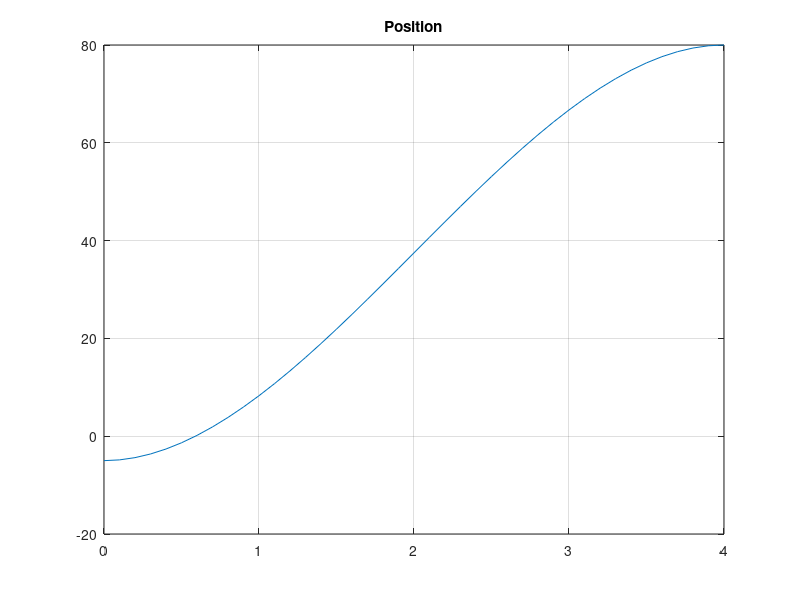
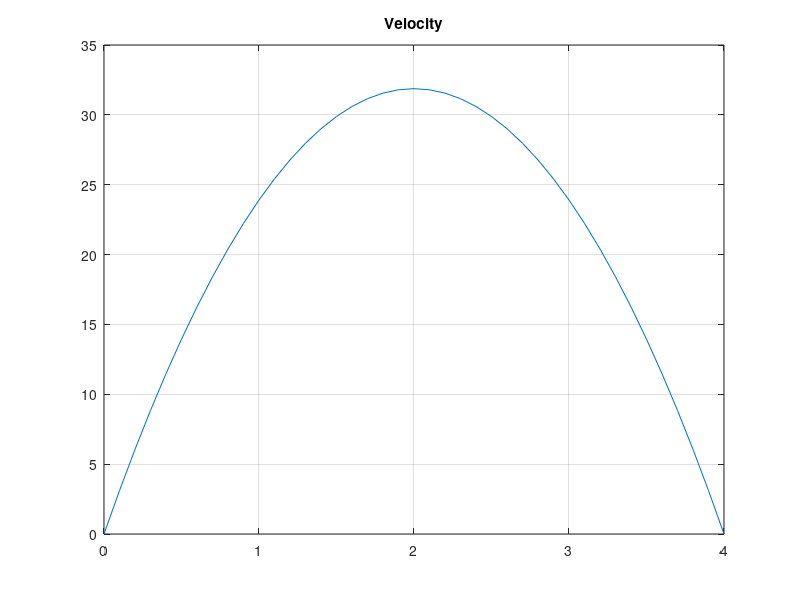
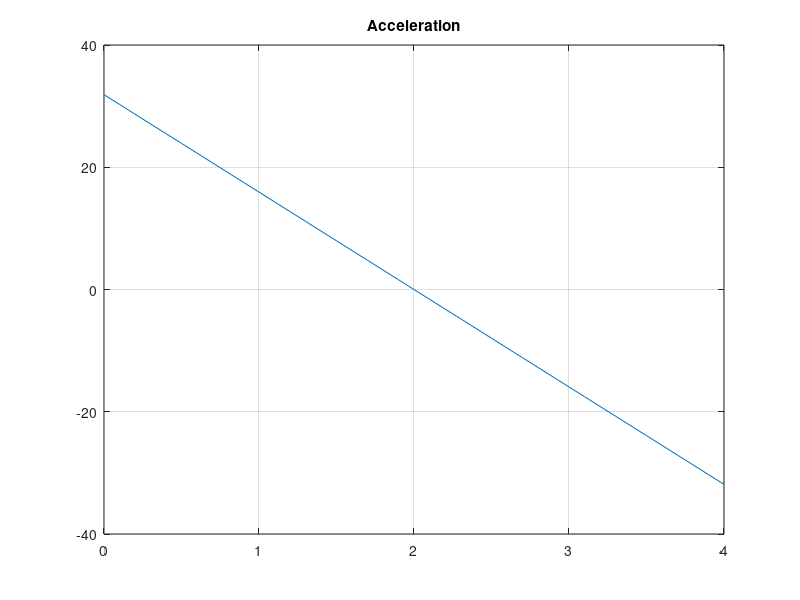

MATLAB code to generate these figures, in order:
%CPS trajectory of a single-link robot with a rotary joint

theta_0 = -5; % starting joint angle
theta_f= 80; % final joint angle
t_f = 4; % final time

a_0 = theta_0; %a0 coefficient
a_1 = 0; %a1 coefficient
a_2 = (3*(theta_f - theta_0) - t_f*(2*0+0))/t_f^2; %a2 coefficient
a_3 = (2*(theta_0 - theta_f) + t_f*(0+0))/t_f^3; %a3 coefficient

t = 0:0.1:t_f;

theta = a_0 + a_1*t + a_2*t.^2 + a_3*t.^3; %poosition function
dtheta = a_1 + 2*a_2*t + 3*a_3*t.^2; %velocity function
ddtheta = 2*a_2 + 6*a_3*t; %acceleration function

%plot position
figure
plot(t, theta)
title('Position')
grid on
%plot Velocity
figure
plot(t, dtheta)
title('Velocity')
grid on
%plot Acceleration
figure
plot(t, ddtheta)
title('Acceleration')
grid on